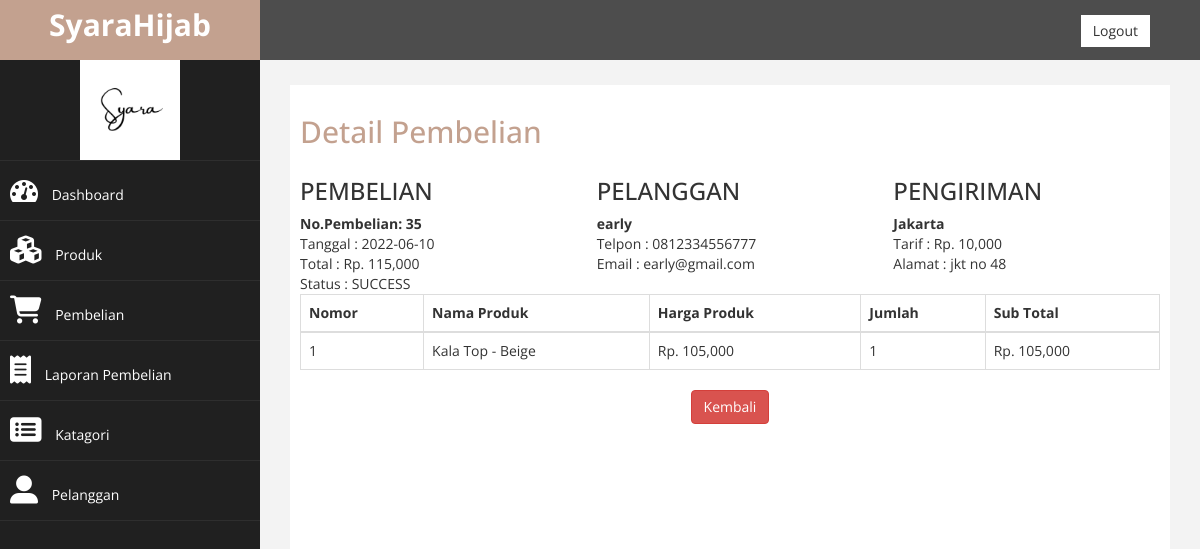
Page /admin/dashboard.php?halaman=detail&id=35 (signed in) on the committed database.
### tables this page shows
CREATE TABLE `pembelian` (
  `id_pembelian` int(11) NOT NULL,
  `id_pelanggan` int(11) NOT NULL,
  `id_ongkir` int(5) NOT NULL,
  `tanggal_pembelian` date NOT NULL,
  `total_pembelian` int(11) NOT NULL,
  `nama_kota` varchar(30) NOT NULL,
  `tarif` int(5) NOT NULL,
  `alamat_pengiriman` varchar(50) NOT NULL,
  `status_pembelian` varchar(20) NOT NULL DEFAULT 'PENDING',
  `resi_pengiriman` varchar(20) NOT NULL
);

CREATE TABLE `pelanggan` (
  `id_pelanggan` int(11) NOT NULL,
  `email_pelanggan` varchar(30) NOT NULL,
  `password_pelanggan` varchar(15) NOT NULL,
  `nama_pelanggan` varchar(30) NOT NULL,
  `telpon_pelanggan` varchar(15) NOT NULL
);

CREATE TABLE `pembelian_produk` (
  `id_pembelian_produk` int(11) NOT NULL,
  `id_pembelian` int(11) NOT NULL,
  `id_produk` int(11) NOT NULL,
  `jumlah_produk` int(11) NOT NULL,
  `nama` varchar(30) NOT NULL,
  `harga` int(9) NOT NULL,
  `berat` int(3) NOT NULL,
  `subharga` int(10) NOT NULL
);

CREATE TABLE `produk` (
  `id_produk` int(11) NOT NULL,
  `kat_produk` varchar(15) NOT NULL,
  `nama_produk` varchar(30) NOT NULL,
  `harga_produk` int(11) NOT NULL,
  `berat_produk` int(4) NOT NULL,
  `foto_produk` varchar(100) NOT NULL,
  `deskripsi_produk` text NOT NULL,
  `stok_produk` int(11) NOT NULL
);

### admin/detail.php (the view)
<h2>Detail Pembelian</h2>
<!DOCTYPE html>
<html>
<head>
    <link rel="stylesheet" href="https://cdnjs.cloudflare.com/ajax/libs/font-awesome/4.7.0/css/font-awesome.min.css">
</head>
<body>
<?php
    $ambil = $koneksi->query("SELECT * FROM pembelian JOIN pelanggan ON pembelian.id_pelanggan=pelanggan.id_pelanggan WHERE pembelian.id_pembelian='$_GET[id]'");
    $detail = $ambil->fetch_assoc();
?>
<div class="row">
    <div class="col-md-4">
        <h3>PEMBELIAN</h3>
        <strong>No.Pembelian: <?= $detail['id_pembelian'] ?></strong><br>
           Tanggal : <?php echo $detail['tanggal_pembelian']; ?> <br>
           Total : Rp. <?php echo number_format ($detail['total_pembelian']); ?><br>
           Status : <?php echo $detail['status_pembelian']; ?>
    </div>
    <div class="col-md-4">
        <h3>PELANGGAN</h3>
        <strong><?php echo $detail['nama_pelanggan']; ?></strong> <br>
           Telpon : <?php echo $detail['telpon_pelanggan']; ?> <br>
            Email : <?php echo $detail['email_pelanggan']; ?>
    </div>
    <div class="col-md-4">
        <h3>PENGIRIMAN</h3>
        <strong><?php echo $detail['nama_kota']; ?></strong> <br>
           Tarif : Rp. <?php echo number_format ($detail['tarif']); ?><br>
           Alamat : <?php echo $detail['alamat_pengiriman']; ?>
    </div>
</div>
<table class="table table-bordered">
    <thead>
        <tr>
            <th>Nomor</th>
            <th>Nama Produk</th>
            <th>Harga Produk</th>
            <th>Jumlah</th>
            <th>Sub Total</th>
        </tr>
    </thead>
    <tbody>
        <?php $nomor=1; ?>
        <?php $ambil=$koneksi->query("SELECT * FROM pembelian_produk JOIN produk ON
        pembelian_produk.id_produk=produk.id_produk
        WHERE pembelian_produk.id_pembelian='$_GET[id]'"); ?>
        <?php while ($pecah=$ambil->fetch_assoc()) { ?>
        <tr>
            <td><?php echo $nomor;?></td>
            <td><?php echo $pecah['nama_produk']; ?></td>
            <td>Rp. <?php echo number_format ($pecah['harga_produk']); ?></td>
            <td><?php echo $pecah['jumlah_produk']; ?></td>
            <td>
                Rp. <?php echo number_format ($pecah['harga_produk']*$pecah['jumlah_produk']); ?>
            </td>
        </tr>
        <?php $nomor++; ?>
        <?php } ?>
    </tbody>
</table>
<center><a href="dashboard.php?halaman=pembelian" class="btn btn-danger" type="button">Kembali</a></center>
</body>
</html>

### admin/assets/css/custom.css (style rules this page uses)
body { font-family: 'Open Sans', sans-serif; }
h2 { color: #C3A18F; }

### rows in the picture
pembelian: id_pembelian "35", tanggal_pembelian "2022-06-10", total_pembelian "115,000", status_pembelian "SUCCESS", id_pelanggan.nama_pelanggan "early", id_pelanggan.telpon_pelanggan "0812334556777", id_pelanggan.email_pelanggan "early@gmail.com", nama_kota "Jakarta", tarif "10,000", alamat_pengiriman "jkt no 48"
pembelian_produk: id_produk.nama_produk "Kala Top - Beige", id_produk.harga_produk "105,000", jumlah_produk "1", $pecah['harga_produk']*$pecah['jumlah_produk'] "105,000"
